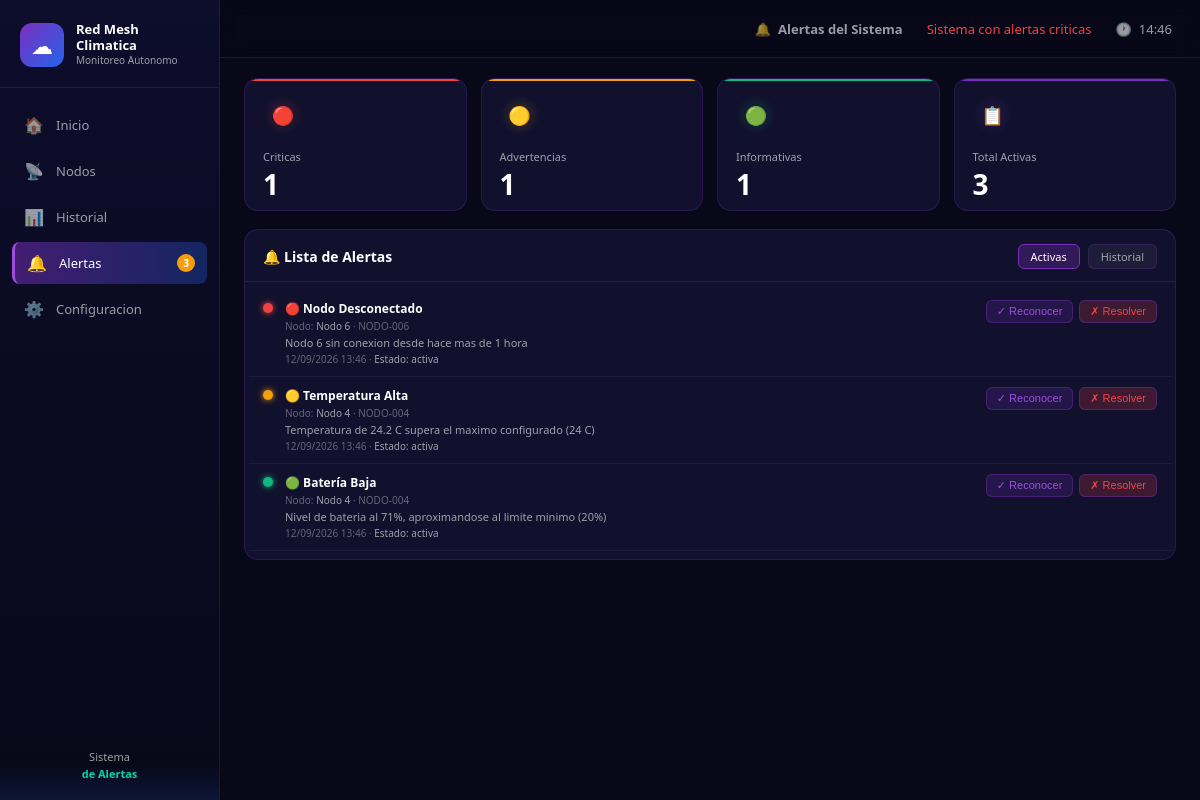
Page /index.php?pagina=alertas on the committed database.
### tables this page shows
CREATE TABLE alertas (
  id          INT UNSIGNED AUTO_INCREMENT PRIMARY KEY,
  nodo_id     INT UNSIGNED DEFAULT NULL,
  tipo        ENUM('temperatura_alta','temperatura_baja','humedad_fuera_rango',
                   'nodo_desconectado','bateria_baja','error_comunicacion') NOT NULL,
  descripcion TEXT NOT NULL,
  nivel       ENUM('info','advertencia','critico') NOT NULL DEFAULT 'info',
  estado      ENUM('activa','reconocida','resuelta')  NOT NULL DEFAULT 'activa',
  created_at  TIMESTAMP NOT NULL DEFAULT CURRENT_TIMESTAMP,
  updated_at  TIMESTAMP NOT NULL DEFAULT CURRENT_TIMESTAMP ON UPDATE CURRENT_TIMESTAMP,
  INDEX idx_estado (estado),
  INDEX idx_nivel  (nivel),
  FOREIGN KEY (nodo_id) REFERENCES nodos(id) ON DELETE SET NULL
);

CREATE TABLE nodos (
  id               INT UNSIGNED     AUTO_INCREMENT PRIMARY KEY,
  nombre           VARCHAR(100)     NOT NULL,
  identificador    VARCHAR(50)      NOT NULL UNIQUE,
  ubicacion        VARCHAR(200)     DEFAULT '',
  latitud          DECIMAL(10,7)    DEFAULT NULL,
  longitud         DECIMAL(10,7)    DEFAULT NULL,
  estado           ENUM('activo','inactivo','alerta','bateria_baja') NOT NULL DEFAULT 'activo',
  bateria          DECIMAL(5,2)     DEFAULT 100.00,
  temperatura_actual DECIMAL(5,2)  DEFAULT NULL,
  humedad_actual   DECIMAL(5,2)    DEFAULT NULL,
  ultima_conexion  TIMESTAMP        NULL DEFAULT NULL,
  fecha_registro   TIMESTAMP        NOT NULL DEFAULT CURRENT_TIMESTAMP
);

### models/Alerta.php (called while the page is built, shortened)
<?php
class Alerta {
    public static function activas(int $limite=50): array {
        $db = getDB();
        $st = $db->prepare("SELECT a.*,n.nombre nodo_nombre,n.identificador
            FROM alertas a LEFT JOIN nodos n ON n.id=a.nodo_id
            WHERE a.estado='activa'
            ORDER BY FIELD(a.nivel,'critico','advertencia','info'), a.created_at DESC LIMIT ?");
        $st->execute([$limite]);
        return $st->fetchAll();
    }
    public static function conteoActivas(): int {
        $db = getDB();
        return $db ? (int)$db->query("SELECT COUNT(*) FROM alertas WHERE estado='activa'")->fetchColumn() : 3;
    }
    public static function etiquetaTipo(string $t): string {
        return match($t) {
            'temperatura_alta'    => 'Temperatura Alta',
            'temperatura_baja'    => 'Temperatura Baja',
            'humedad_fuera_rango' => 'Humedad Fuera de Rango',
            'nodo_desconectado'   => 'Nodo Desconectado',
            'bateria_baja'        => 'Batería Baja',
            'error_comunicacion'  => 'Error de Comunicación',
            default               => $t,
        };
    }
    public static function iconoNivel(string $nivel): string {
        return match($nivel) { 'critico'=>'🔴','advertencia'=>'🟡','info'=>'🟢',default=>'⚪' };
    }
    public static function cssNivel(string $nivel): string {
        return match($nivel) { 'critico'=>'red','advertencia'=>'orange','info'=>'green',default=>'green' };
    }
}

### controllers/AlertaController.php (called while the page is built, shortened)
<?php
require_once __DIR__ . '/../models/Alerta.php';
class AlertaController {
    public static function estadoGeneral(): array {
        $activas      = Alerta::activas();
        $criticas     = array_values(array_filter($activas, fn($a)=>$a['nivel']==='critico'));
        $advertencias = array_values(array_filter($activas, fn($a)=>$a['nivel']==='advertencia'));
        if ($criticas)     return ['estado'=>'critico',    'mensaje'=>'Sistema con alertas criticas', 'css'=>'red',   'total'=>count($activas),'criticas'=>count($criticas),'advertencias'=>count($advertencias)];
        return              ['estado'=>'normal',    'mensaje'=>'Operacion Normal',              'css'=>'green', 'total'=>count($activas),'criticas'=>0,'advertencias'=>0];
    }
}

### views/alertas.php (the view, shortened to what this page needs)
<?php
require_once __DIR__ . '/../controllers/AlertaController.php';
require_once __DIR__ . '/../models/Alerta.php';
$filtro       = $_GET['filtro'] ?? 'activas';
$alertas      = $filtro==='historial' ? Alerta::historial(100) : Alerta::activas(100);
$alertasCount = Alerta::conteoActivas();
$estado       = AlertaController::estadoGeneral();
?><!DOCTYPE html>
<html lang="es"><head><meta charset="UTF-8"><meta name="viewport" content="width=device-width,initial-scale=1">
<title>Alertas – Red Mesh</title><link rel="stylesheet" href="assets/css/style.css"></head><body>
<div class="app">
  <aside class="sidebar">
    <div class="sidebar-logo"><div class="logo-cloud">☁</div><div class="logo-text"><span class="logo-title">Red Mesh Climatica</span><span class="logo-sub">Monitoreo Autonomo</span></div></div>
    <nav class="sidebar-nav">
      <a href="index.php" class="nav-item"><span class="nav-icon">🏠</span><span>Inicio</span></a>
      <a href="index.php?pagina=nodos" class="nav-item"><span class="nav-icon">📡</span><span>Nodos</span></a>
      <a href="index.php?pagina=historial" class="nav-item"><span class="nav-icon">📊</span><span>Historial</span></a>
      <a href="index.php?pagina=alertas" class="nav-item active"><span class="nav-icon">🔔</span><span>Alertas</span><span class="nav-badge"><?=$alertasCount?></span></a>
      <a href="index.php?pagina=configuracion" class="nav-item"><span class="nav-icon">⚙️</span><span>Configuracion</span></a>
    </nav>
    <div class="sidebar-bottom"><div class="sidebar-tagline">Sistema<br><strong>de Alertas</strong></div></div>
  </aside>
  <div class="main">
    <header class="topbar">
      <div class="topbar-item">🔔 <strong>Alertas del Sistema</strong></div>
      <div class="topbar-item" style="color:<?=$estado['css']==='red'?'#EF4444':($estado['css']==='orange'?'#F59E0B':'#10B981')?>"><?=$estado['mensaje']?></div>
      <div class="topbar-item">🕐 <span id="top-time"></span></div>
    </header>
    <main class="content">
      <div class="kpi-grid">
        <div class="kpi-card" style="--accent:#EF4444;--accent-bg:rgba(239,68,68,.2)"><div class="kpi-icon-wrap">🔴</div><div class="kpi-label">Criticas</div><div class="kpi-value"><?=$estado['criticas']?></div></div>
        <div class="kpi-card" style="--accent:#F59E0B;--accent-bg:rgba(245,158,11,.2)"><div class="kpi-icon-wrap">🟡</div><div class="kpi-label">Advertencias</div><div class="kpi-value"><?=$estado['advertencias']?></div></div>
        <div class="kpi-card" style="--accent:#10B981;--accent-bg:rgba(16,185,129,.2)"><div class="kpi-icon-wrap">🟢</div><div class="kpi-label">Informativas</div><div class="kpi-value"><?=max(0,$estado['total']-$estado['criticas']-$estado['advertencias'])?></div></div>
        <div class="kpi-card" style="--accent:#7B2FBE;--accent-bg:rgba(123,47,190,.2)"><div class="kpi-icon-wrap">📋</div><div class="kpi-label">Total Activas</div><div class="kpi-value"><?=$estado['total']?></div></div>
      </div>
      <div class="panel">
        <div class="panel-header">
          <span class="panel-title">🔔 Lista de Alertas</span>
          <div style="display:flex;gap:8px">
            <a href="?pagina=alertas&filtro=activas" class="btn-tab <?=$filtro==='activas'?'active':''?>">Activas</a>
            <a href="?pagina=alertas&filtro=historial" class="btn-tab <?=$filtro==='historial'?'active':''?>">Historial</a>
          </div>
        </div>
        <div class="alert-list" style="max-height:none">
          <?php if(empty($alertas)): ?>
          <div class="alert-item"><span class="alert-dot green"></span><div class="alert-body"><div class="alert-title">✅ No hay alertas activas</div></div></div>
          <?php else: foreach($alertas as $al): $dot=Alerta::cssNivel($al['nivel']); ?>
          <div class="alert-item" id="alerta-<?=$al['id']?>">
            <span class="alert-dot <?=$dot?>"></span>
            <div class="alert-body" style="flex:1">
              <div style="display:flex;justify-content:space-between;align-items:start">
                <div><div class="alert-title"><?=Alerta::iconoNivel($al['nivel'])?> <?=htmlspecialchars(Alerta::etiquetaTipo($al['tipo']))?></div>
                <div class="alert-meta">Nodo: <span><?=htmlspecialchars($al['nodo_nombre']??'Sistema')?></span> · <?=htmlspecialchars($al['identificador']??'')?></div>
                <div style="font-size:11px;color:var(--txt2);margin-top:2px"><?=htmlspecialchars($al['descripcion'])?></div>
                <div class="alert-meta"><?=date('d/m/Y H:i',strtotime($al['created_at']))?> · <span>Estado: <?=$al['estado']?></span></div></div>
                <?php if($al['estado']==='activa'): ?>
                <div style="display:flex;gap:6px;flex-shrink:0">
                  <button class="btn-sm" onclick="reconocerAlerta(<?=$al['id']?>)">✓ Reconocer</button>
                  <button class="btn-sm" style="background:rgba(239,68,68,.2);color:#EF4444" onclick="resolverAlerta(<?=$al['id']?>)">✗ Resolver</button>
                </div>
                <?php endif; ?>
              </div>
            </div>
          </div>
          <?php endforeach; endif; ?>
        </div>
      </div>
    </main>
  </div>
</div>
</body></html>

### rows in the picture
alertas: id "1", nivel "🔴", tipo "Nodo Desconectado", nodo.nombre "Nodo 6", nodo.identificador "NODO-006", descripcion "Nodo 6 sin conexion desde hace mas de 1 hora", created_at "12/09/2026 13:46", estado "activa"
alertas: nivel "🟡", tipo "Temperatura Alta", nodo.nombre "Nodo 4", nodo.identificador "NODO-004", descripcion "Temperatura de 24.2 C supera el maximo configurado (24 C)", created_at "12/09/2026 13:46", estado "activa"
alertas: nivel "🟢", tipo "Batería Baja", nodo.nombre "Nodo 4", nodo.identificador "NODO-004", descripcion "Nivel de bateria al 71%, aproximandose al limite minimo (20%)", created_at "12/09/2026 13:46", estado "activa"

### other values in the picture
$alertasCount "3"
$estado['mensaje'] "Sistema con alertas criticas"
$estado['total'] "3"
